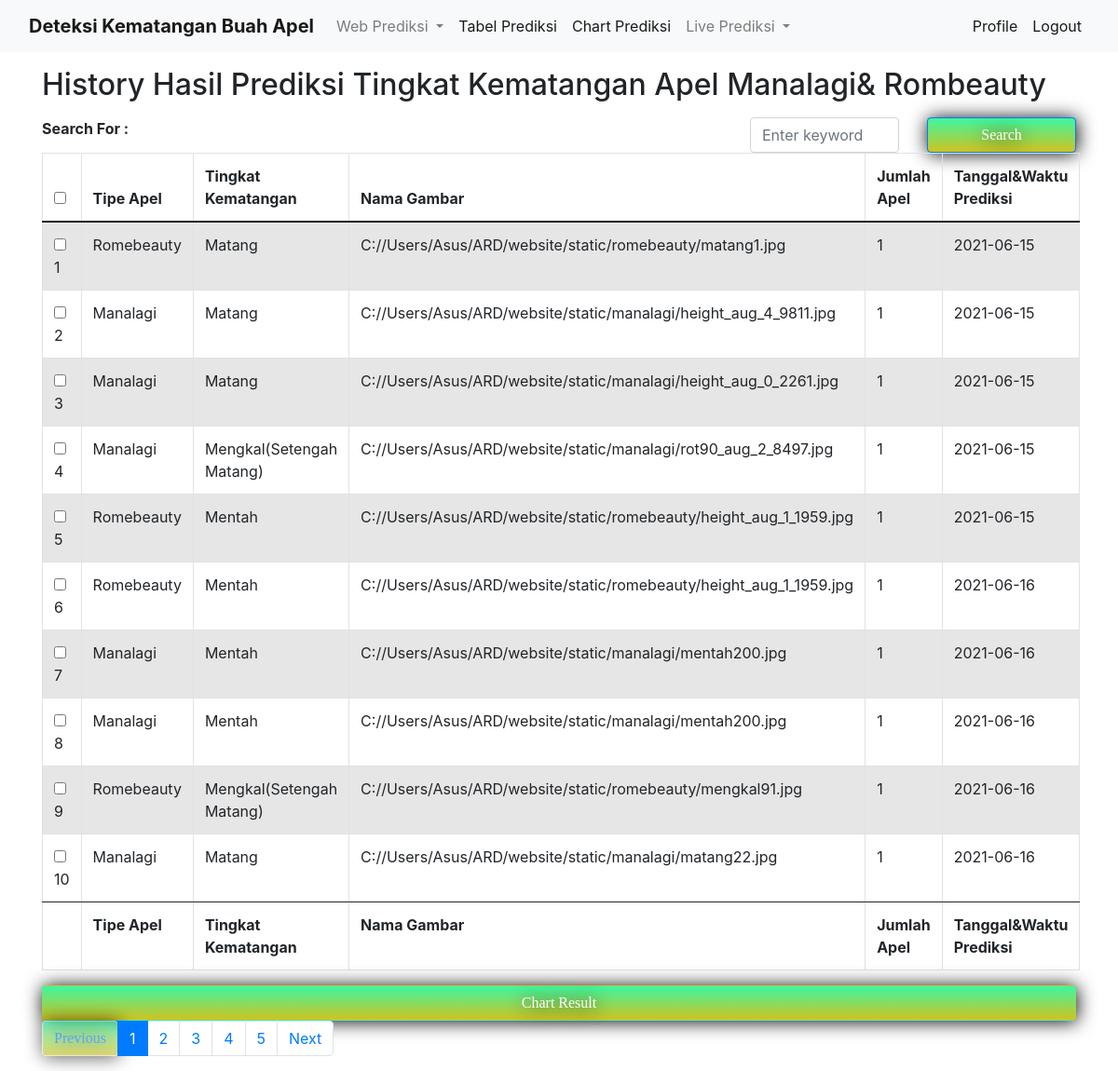
The page /result on the database its author committed.
### website/models.py (models this page shows, shortened)
class Predict(db.Model):
    id= db.Column(db.Integer, primary_key=True)
    Tipe_Apel=db.Column(db.String(50),nullable=False)
    Tingkat_Kematangan= db.Column(db.String(50), nullable=False)
    Nama_Gambar= db.Column(db.String(100),nullable=False)
    Jumlah_Apel= db.Column(db.Integer)
    Tanggal_Waktu_Prediksi=db.Column(db.String(50),default=lastdate)

### website/views.py (the view)
@views.route("/result", methods=['GET','POST'], defaults={"page":1})
@views.route("/<int:page>",methods=['GET','POST'])
def result(page):
    page=page
    pages= 10
    prediksi= Predict.query.order_by(Predict.id.asc()).paginate(page,pages,error_out=False)
    print("PREDIKSI:",prediksi)
    if request.method=='POST' and 'tag' in request.form:
        tag= request.form["tag"]
        search= "%{}%".format(tag)
        prediksi= Predict.query.filter(Predict.Tipe_Apel.like(search)).paginate(per_page=pages, error_out=True)
        return render_template('result.html',prediksi=prediksi,tag=tag)
    return render_template("result.html",prediksi=prediksi,user=current_user)

### website/templates/result.html (shortened to what this page needs)
{%extends "base3.html"%}
{%block content%}
<head>
    <link href="https://maxcdn.bootstrapcdn.com/bootstrap/4.0.0/css/bootstrap.min.css" rel="stylesheet" id="bootstrap-css">
</head>
<body>
    <div class="container">
        <p><h2>History Hasil Prediksi Tingkat Kematangan Apel Manalagi& Rombeauty</h2>  </p>
        <div class="row">
         <div class="col-8">
         <strong>Search For : {{ tag}}</strong>
         </div>
         <div class="col-4">
          <form action="" method="post" autocomplete="off">
          <div class="row">
           <div class="col-6">
           <input type="text" class="form-control" name="tag" id="tag"  placeholder="Enter keyword"/>
           </div>
           <div class="col-6" align="left">
           <input type="submit" value="Search" class="form-control btn btn-primary " name="">
           </div>
          </form>
          </div>
         </div>
        </div>
       <div class="row">
       <div class="col-12">
         <table id="example" class="table table-striped table-bordered" style="width:100%">
               <thead>
                   <tr>
                       <th><input type="checkbox" onclick="checkAll(this)"></th>
                       <th>Tipe Apel</th>
                       <th>Tingkat Kematangan</th>
                       <th>Nama Gambar</th>
                       <th>Jumlah Apel</th>
                       <th>Tanggal&Waktu Prediksi</th>
                   </tr>
               </thead>
               <tbody>
         {% for prediksi in prediksi.items %}
         <tr>
                       <td><input type="checkbox" name="">{{ prediksi.id}}</td>
                       <td>{{ prediksi.Tipe_Apel}}</td>
                       <td>{{ prediksi.Tingkat_Kematangan}}</td>
                       <td>{{ prediksi.Nama_Gambar}}</td>
                       <td>{{ prediksi.Jumlah_Apel}}</td>
                       <td>{{ prediksi.Tanggal_Waktu_Prediksi}}</td>
               </tr>
               {% endfor %}
               </tbody>
               <tfoot>
                   <tr>
                       <th></th>
                       <th>Tipe Apel</th>
                       <th>Tingkat Kematangan</th>
                       <th>Nama Gambar</th>
                       <th>Jumlah Apel</th>
                       <th width="30%">Tanggal&Waktu Prediksi</th>
                   </tr>
               </tfoot>
         </table>
         <a href="/chart" class='btn' style="margin:0px auto; display:block;">Chart Result</a>
          <nav aria-label="Page navigation example">
                       <ul class="pagination">
                           {% if prediksi.has_prev %}
                             <li class="page-item"> <a class="page-link" href="{{ url_for('views.result', page=prediksi.prev_num) }}">Previous</a></li>
                           {% else %}
                             <li class="page-item"><a class="page-link btn disabled" href="#">Previous</a></li>
                           {% endif %}
            {% for page in prediksi.iter_pages(left_edge=3, right_edge=3) %}
            {% if page %}
             {% if page==prediksi.page %}
              <li class="page-item active"><a class="page-link" href="{{ url_for('views.result', page=page) }}">{{ page }}</a></li>
             {% else %}
              <li class="page-item"><a class="page-link" href="{{ url_for('views.result', page=page) }}">{{ page }}</a></li>
             {% endif %}
            {% else %}
             <li class="page-item disabled" id="example_ellipsis"><a href="#" class="page-link">…</a></li>
            {% endif %}
            {% endfor %}
                           {% if prediksi.has_next %}
                             <li class="page-item"> <a class="page-link" href="{{ url_for('views.result', page=prediksi.next_num) }}">Next</a></li>
                           {% else %}
                             <li class="page-item"><a class="page-link btn disabled" href="#">Next</a></li>
                           {% endif %}
                       </ul>
           </nav>
        </div>
        </div>
    </div>
    </body>
    {%endblock%}

### website/templates/base3.html (shortened to what this page needs)
<!DOCTYPE html>
<html>
    <head>
        <link href="https://cdn.jsdelivr.net/npm/bootstrap@5.0.0/dist/css/bootstrap.min.css" rel="stylesheet">
        <link rel="stylesheet" type="text/css" href="{{ url_for('static', filename='styles/rome.css') }}">
      </head>
    <body>
        <nav class="navbar navbar-expand-lg navbar-light bg-light">
            <div class="container-fluid">
              <a class="navbar-brand font-weight-bold" href="/home">Deteksi Kematangan Buah Apel</a>
              <div class="collapse navbar-collapse" id="navbarSupportedContent">
                <ul class="navbar-nav me-auto mb-2 mb-lg-0">
                  <li class="nav-item dropdown">
                    <a class="nav-link dropdown-toggle" href="#" id="navbarDropdown" role="button" data-bs-toggle="dropdown" aria-expanded="false">
                      Web Prediksi
                    </a>
                  </li>
                  <li class="nav-item">
                    <a class="nav-link active" aria-current="page" href="result">
                      Tabel Prediksi
                    </a>
                  </li>
                  <li class="nav-item">
                    <a class="nav-link active" aria-current="page" href="chart">
                      Chart Prediksi
                    </a>
                  </li>
                  <li class="nav-item dropdown">
                    <a class="nav-link dropdown-toggle" href="#" id="navbarDropdown" role="button" data-bs-toggle="dropdown" aria-expanded="false">
                      Live Prediksi
                    </a>
                  </li>
                </ul>
                <ul class="nav navbar-nav navbar-right">
                  <li class="nav-item">
                    <a class="nav-link active" aria-current="page" href="account">Profile</a>
                  </li>
                  <li class="nav-item">
                    <a class="nav-link active" aria-current="page" href="logout">Logout</a>
                  </li>
                </ul>
              </div>
            </div>
          </nav>
        <div class="container-fluid">
            {%block content%}
            {%endblock%}
      </body>
</html>

### website/static/styles/rome.css (style rules this page uses)
.btn { background: #3DF6A3; background-image: -webkit-linear-gradient(top, #3DF6A3, #D0C31E); background-image: -moz-linear-gradient(top, #3DF6A3, #D0C31E); background-image: -ms-linear-gradient(top, #3DF6A3, #D0C31E); background-image: -o-linear-gradient(top, #3DF6A3, #D0C31E); background-image: linear-gradient(to bottom, #3DF6A3, #D0C31E); -webkit-border-radius: 20px; -moz-border-radius: 20px; border-radius: 20px; color: #FFFFFF; font-family: Verdana; font-size: 15px; font-weight: 100; padding: 10px; box-shadow: 1px 1px 20px 0px #000000; -webkit-box-shadow: 1px 1px 20px 0px #000000; -moz-box-shadow: 1px 1px 20px 0px #000000; text-shadow: 1px 1px 20px #000000; border: solid #337FED 1px; text-decoration: none; display: inline-block; cursor: pointer; text-align: center; }

### website/templates/result.html (style rules this page uses)
table { width:100%; }

### rows shown on the page
Predict: id "1", Tipe_Apel "Romebeauty", Tingkat_Kematangan "Matang", Nama_Gambar "C://Users/Asus/ARD/website/static/romebeauty/matang1.jpg", Jumlah_Apel "1", Tanggal_Waktu_Prediksi "2021-06-15"
Predict: id "2", Tipe_Apel "Manalagi", Tingkat_Kematangan "Matang", Nama_Gambar "C://Users/Asus/ARD/website/static/manalagi/height_aug_4_9811.jpg", Jumlah_Apel "1", Tanggal_Waktu_Prediksi "2021-06-15"
Predict: id "3", Tipe_Apel "Manalagi", Tingkat_Kematangan "Matang", Nama_Gambar "C://Users/Asus/ARD/website/static/manalagi/height_aug_0_2261.jpg", Jumlah_Apel "1", Tanggal_Waktu_Prediksi "2021-06-15"
Predict: id "4", Tipe_Apel "Manalagi", Tingkat_Kematangan "Mengkal(Setengah Matang)", Nama_Gambar "C://Users/Asus/ARD/website/static/manalagi/rot90_aug_2_8497.jpg", Jumlah_Apel "1", Tanggal_Waktu_Prediksi "2021-06-15"
Predict: id "5", Tipe_Apel "Romebeauty", Tingkat_Kematangan "Mentah", Nama_Gambar "C://Users/Asus/ARD/website/static/romebeauty/height_aug_1_1959.jpg", Jumlah_Apel "1", Tanggal_Waktu_Prediksi "2021-06-15"
Predict: id "6", Tipe_Apel "Romebeauty", Tingkat_Kematangan "Mentah", Nama_Gambar "C://Users/Asus/ARD/website/static/romebeauty/height_aug_1_1959.jpg", Jumlah_Apel "1", Tanggal_Waktu_Prediksi "2021-06-16"
Predict: id "7", Tipe_Apel "Manalagi", Tingkat_Kematangan "Mentah", Nama_Gambar "C://Users/Asus/ARD/website/static/manalagi/mentah200.jpg", Jumlah_Apel "1", Tanggal_Waktu_Prediksi "2021-06-16"
Predict: id "8", Tipe_Apel "Manalagi", Tingkat_Kematangan "Mentah", Nama_Gambar "C://Users/Asus/ARD/website/static/manalagi/mentah200.jpg", Jumlah_Apel "1", Tanggal_Waktu_Prediksi "2021-06-16"
Predict: id "9", Tipe_Apel "Romebeauty", Tingkat_Kematangan "Mengkal(Setengah Matang)", Nama_Gambar "C://Users/Asus/ARD/website/static/romebeauty/mengkal91.jpg", Jumlah_Apel "1", Tanggal_Waktu_Prediksi "2021-06-16"
Predict: id "10", Tipe_Apel "Manalagi", Tingkat_Kematangan "Matang", Nama_Gambar "C://Users/Asus/ARD/website/static/manalagi/matang22.jpg", Jumlah_Apel "1", Tanggal_Waktu_Prediksi "2021-06-16"

### other values the page prints
{{ page }} "1"
{{ page }} "2" "3" "4" "5"
